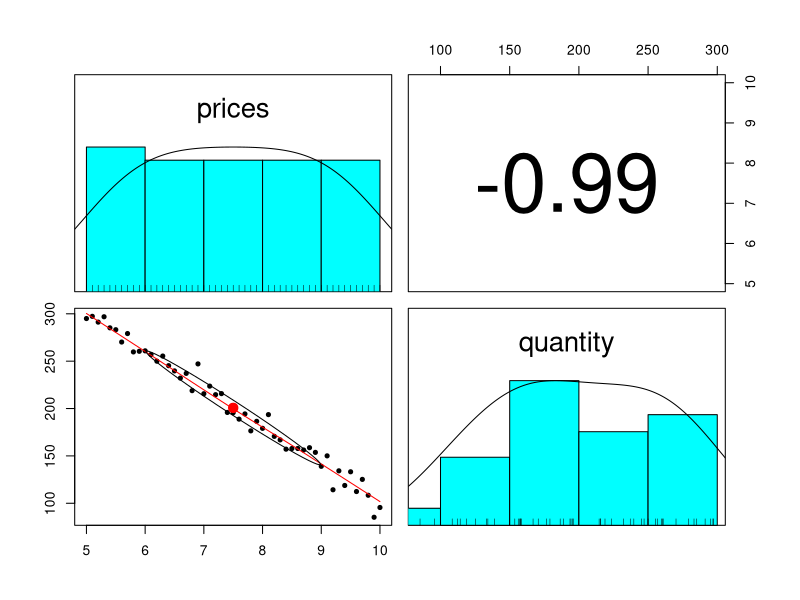
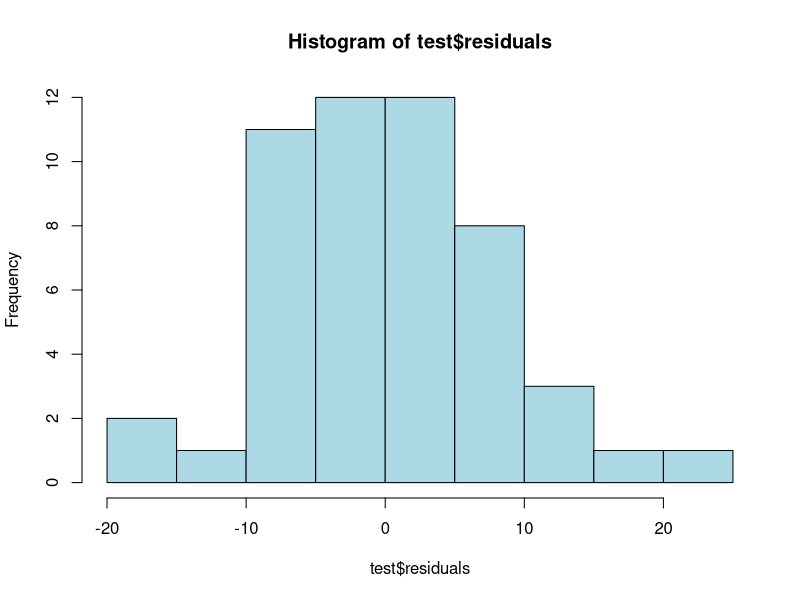

Reproduce these figures in R, in order. (Note: this script raises an error after producing the figures.)

# Price optimization model

# Linear demande curve equation 

#****************************************************
#simulation of random fake dataset : demand function 
#***************************************************


demand = function(p, alpha = -40, beta = 500, sd = 10) {
  
  error = rnorm(length(p), sd = sd)
  q = p*alpha + beta + error
  
  return(q)
}


set.seed(100)

prices = seq(from = 5, to = 10, by = 0.1)
q = demand(prices)


data = data.frame('prices' = prices,'quantity' = q)
head(data)


test=lm(quantity~prices, data = data)
summary(test)

# Correlation test between the variables of the dataset
corrtest = cor(data)


install.packages("psych")
library(psych)
pairs.panels(data)

# check if residuals follow a normal distribution

hist(test$residuals, col = "lightblue")

#**********************************
#Plot the demand curve
#**********************************

ggplot(data, aes(prices, quantity)) +
  geom_point(shape=1) +
  geom_smooth(method='lm') +
  ggtitle('Demand Curve')

mod1 = lm(prices~quantity, data = data)
summary(mod1)
hist(mod1$residuals, col="blue")

####### insert comments about the validity of the model

#***********************************************************************
#setup time series for random data of prices, demand, revenue and profit
#***********************************************************************

set.seed(10)
hist.prices = rnorm(252, mean = 6, sd = .5) # random prices defined by the company
hist.demand = demand(hist.prices) # demand curve defined in the chunck above
hist.revenue = hist.prices*hist.demand # From the revenue equation
unity.cost = 4 # production cost per unity
hist.cost = unity.cost*hist.demand
hist.profit = (hist.prices - unity.cost)*hist.demand # From the price equation

data = data.frame('Period' = seq(1,252),'Daily.Prices' = hist.prices,
                  'Daily.Demand' = hist.demand, 'Daily.Revenue' = hist.revenue,
                  'Daily.Cost' = hist.cost, 'Daily.Profit' = hist.profit)

ggplot(data, aes(Period, Daily.Prices)) +
  geom_line(color = 4) +
  ggtitle('Historical Prices used for exploitation')


ggplot(data, aes(Period, Daily.Revenue, colour = 'Revenue')) +
  geom_line() +
  geom_line(aes(Period, Daily.Profit, colour = 'Profit')) +
  geom_line(aes(Period, Daily.Cost, colour = 'Cost')) +
  labs(title = 'Historical Performance', colour = '')


#Recover the demand curve using a linear model

model_fit=lm(hist.demand~hist.prices) #linear model for demand
summary(model_fit)
hist(model_fit$residuals, col = "green")
pairs.panels(data)

# estimated parameters

beta=model_fit$coefficients[1]
alpha=model_fit$coefficients[2]

p.revenue = -beta/(2*alpha) # estimated price for revenue
p.profit = (alpha*unity.cost - beta)/(2*alpha) # estimated price for profit


#The final plot with the estimated prices:


true.revenue = function(p) p*(-40*p + 500) # Revenue with true parameters (chunck demand)
true.profit = function(p) (p - unity.cost)*(-40*p + 500) # price with true parameters

# estimated curves
estimated.revenue = function(p) p*(model_fit$coefficients[2]*p + model_fit$coefficients[1])
estimated.profit = function(p) (p - unity.cost)*(model_fit$coefficients[2]*p + model_fit$coefficients[1])


opt.revenue = true.revenue(p.revenue) # Revenue with estimated optimum price
opt.profit = true.profit(p.profit) # Profit with estimated optimum price

# plot
df = data.frame(x1 = p.revenue, x2 = p.profit,
                y1 = opt.revenue, y2 = opt.profit, y3 = 0)

ggplot(data = data.frame(Price = 0)) +
  stat_function(fun = true.revenue, mapping = aes(x = Price, color = 'True Revenue')) +
  stat_function(fun = true.profit, mapping = aes(x = Price, color = 'True Profit')) +
  stat_function(fun = estimated.revenue, mapping = aes(x = Price, color = 'Estimated Revenue')) +
  stat_function(fun = estimated.profit, mapping = aes(x = Price, color = 'Estimated Profit')) +
  scale_x_continuous(limits = c(4, 11)) +
  labs(title = 'True curves without noise') +
  ylab('Results') +
  scale_color_manual(name = "", values = c("True Revenue" = 2, "True Profit" = 3, "Estimated Revenue" = 4, "Estimated Profit" = 6)) +
  geom_segment(aes(x = x1, y = y1, xend = x1, yend = y3), data = df) +
  geom_segment(aes(x = x2, y = y2, xend = x2, yend = y3), data = df)


#Final observations
#As you can see, the estimated Revenue and estimated Profit curves are quite similar to the true ones without noise and the expected revenue for our estimated optimal policies looks very promising. Although the linear and monopolist assumption looks quite restrictive, this might not be the case, check Besbes and Zeevi (2015) and Cooper et al (2015).

#If one expect a large variance for \alpha, it might be useful to simulate \alpha, \beta and then the optimal price using Jensen’s inequality.

#References

#Phillips, Robert Lewis. Pricing and revenue optimization. Stanford University Press, 2005.

#Besbes, Omar, and Assaf Zeevi. “On the (surprising) sufficiency of linear models for dynamic pricing with demand learning.” Management Science 61.4 (2015): 723-739.

#Cooper, William L., Tito Homem-de-Mello, and Anton J. Kleywegt. “Learning and pricing with models that do not explicitly incorporate competition.” Operations research 63.1 (2015): 86-103.

#Talluri, Kalyan T., and Garrett J. Van Ryzin. The theory and practice of revenue management. Vol. 68. Springer Science & Business Media, 2006.



